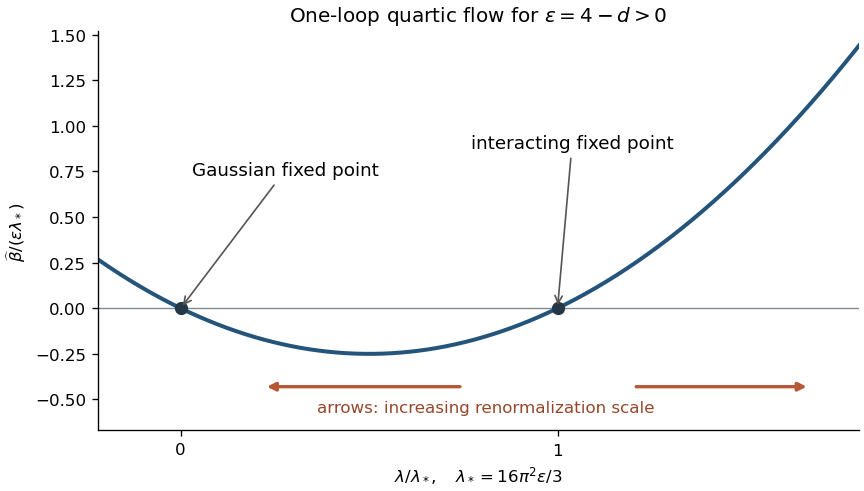

Python code for this plot:
"""Dimensionally continued quartic beta function; Python 3.14.

Root NumPy/Matplotlib dependencies; write the matching PNG to the caller's CWD.
"""
import numpy as np
import matplotlib
matplotlib.use('Agg')
import matplotlib.pyplot as plt

fig, ax = plt.subplots(figsize=(7.2, 4.1), layout='constrained', facecolor='white')
x = np.linspace(-.22, 1.8, 501)
ax.plot(x, x*(x-1), color='#24547a', lw=2.4)
ax.axhline(0, color='#7c8790', lw=.8)
ax.scatter([0,1], [0,0], color='#243746', s=48, zorder=3)
ax.annotate('Gaussian fixed point', (0,0), (.03,.73),
            arrowprops={'arrowstyle':'->', 'color':'#555'}, fontsize=11)
ax.annotate('interacting fixed point', (1,0), (.77,.88),
            arrowprops={'arrowstyle':'->', 'color':'#555'}, fontsize=11)
for start, end in [(0.75,0.22), (1.2,1.67)]:
    ax.annotate('', (end,-.43), (start,-.43),
                arrowprops={'arrowstyle':'-|>', 'lw':2, 'color':'#b65736'})
ax.text(.81,-.57,'arrows: increasing renormalization scale',ha='center',fontsize=10,color='#96462b')
ax.set(xlim=(-.22,1.8), ylim=(-.67,1.52),
       xlabel=r'$\lambda/\lambda_*,\quad\lambda_*=16\pi^2\epsilon/3$',
       ylabel=r'$\widehat\beta/(\epsilon\lambda_*)$',
       title=r'One-loop quartic flow for $\epsilon=4-d>0$')
ax.set_xticks([0,1], ['0', r'$1$'])
ax.spines[['top','right']].set_visible(False)
fig.savefig('paper-51-quartic-beta.png', dpi=120, facecolor='white')
plt.close(fig)
